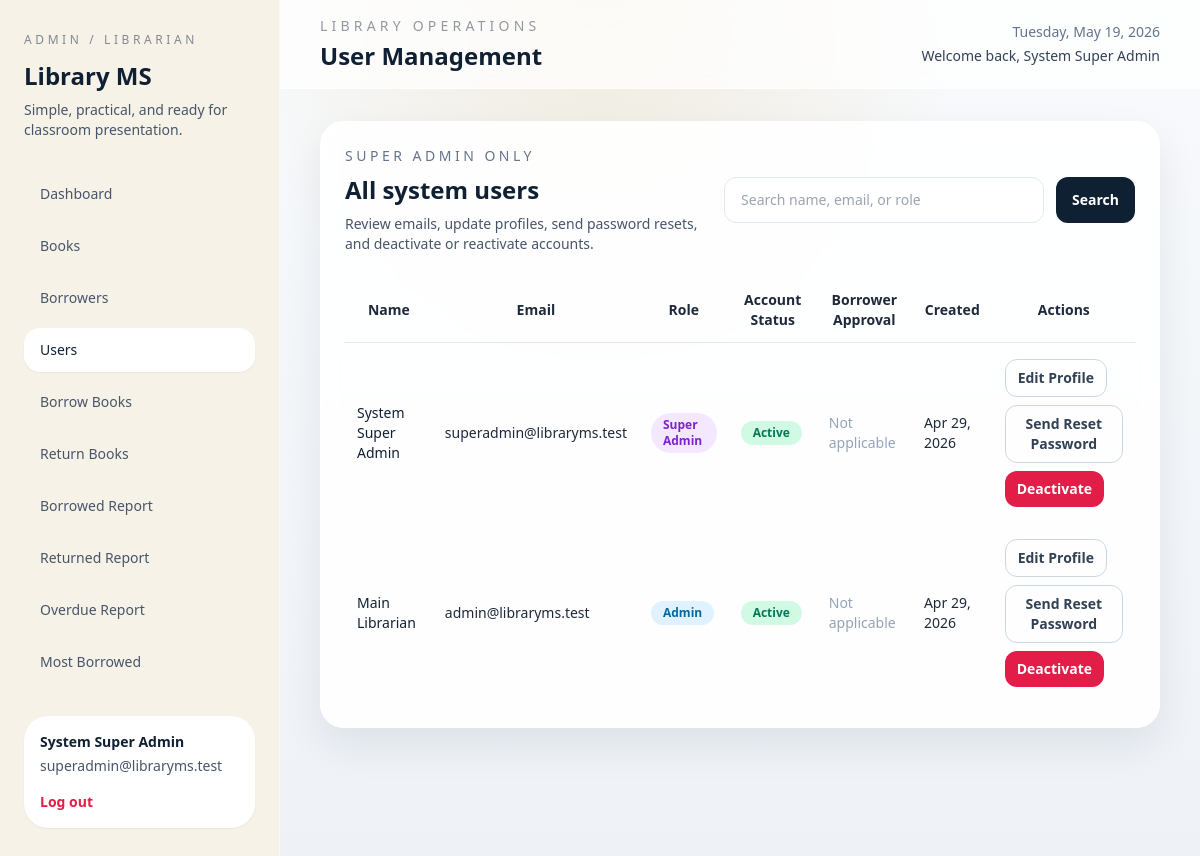
Page /admin/users/index.php (signed in) on the committed database.
### tables this page shows
CREATE TABLE users (
    id INT AUTO_INCREMENT PRIMARY KEY,
    name VARCHAR(100) NOT NULL,
    email VARCHAR(120) NOT NULL UNIQUE,
    password VARCHAR(255) NOT NULL,
    role ENUM('super_admin', 'admin', 'borrower') NOT NULL DEFAULT 'borrower',
    approval_status ENUM('pending', 'approved', 'rejected') NOT NULL DEFAULT 'approved',
    account_status ENUM('active', 'inactive') NOT NULL DEFAULT 'active',
    email_verified_at DATETIME DEFAULT NULL,
    verification_token_hash VARCHAR(255) DEFAULT NULL,
    verification_token_expires_at DATETIME DEFAULT NULL,
    created_at TIMESTAMP DEFAULT CURRENT_TIMESTAMP
);

### includes/helpers.php (called while the page is built, shortened)
<?php
function e(mixed $value): string
{
    return htmlspecialchars((string) $value, ENT_QUOTES, 'UTF-8');
}
function url(string $path = ''): string
{
    $base = rtrim(APP_URL, '/');
    $cleanPath = ltrim($path, '/');
    return $cleanPath === '' ? $base : $base . '/' . $cleanPath;
}
function format_date(?string $date): string
{
    $timestamp = strtotime($date);
    return date('M d, Y', $timestamp);
}
function format_role(string $role): string
{
    return ucwords(str_replace('_', ' ', $role));
}

### includes/db.php (called while the page is built, shortened)
<?php
function db(): PDO
{
    static $pdo = null;
    if ($pdo instanceof PDO) {
        return $pdo;
    }
    $dsn = sprintf('mysql:host=%s;port=%s;dbname=%s;charset=utf8mb4', DB_HOST, DB_PORT, DB_NAME);
    try {
        $pdo = new PDO($dsn, DB_USER, DB_PASS, [
            PDO::ATTR_ERRMODE => PDO::ERRMODE_EXCEPTION,
            PDO::ATTR_DEFAULT_FETCH_MODE => PDO::FETCH_ASSOC,
        ]);
    } catch (PDOException $exception) {
        http_response_code(500);
        echo '<h1>Database Connection Error</h1>';
        echo '<p>Please update your database settings in <code>.env</code> or <code>includes/config.php</code>.</p>';
        echo '<pre>' . htmlspecialchars($exception->getMessage(), ENT_QUOTES, 'UTF-8') . '</pre>';
        exit;
    }
    return $pdo;
}

### includes/library.php (called while the page is built, shortened)
<?php
function ensure_user_account_status_column(): void
{
    try {
        $statement = db()->prepare(
            'SELECT COUNT(*)
             FROM information_schema.COLUMNS
             WHERE TABLE_SCHEMA = DATABASE()
               AND TABLE_NAME = :table_name
               AND COLUMN_NAME = :column_name'
        );
        $statement->execute([
            'table_name' => 'users',
            'column_name' => 'account_status',
        ]);
    } catch (Throwable $exception) {
    }
}
function get_users(string $search = ''): array
{
    ensure_user_account_status_column();
    $sql = 'SELECT id, name, email, role, approval_status, COALESCE(account_status, "active") AS account_status, created_at
            FROM users';
    $params = [];
    $sql .= ' ORDER BY role = "super_admin" DESC, name ASC';
    $statement = db()->prepare($sql);
    $statement->execute($params);
    return $statement->fetchAll();
}

### includes/auth.php (called while the page is built, shortened)
<?php
function current_user(): ?array
{
    return $_SESSION['user'] ?? null;
}

### admin/users/index.php (the view, shortened to what this page needs)
<?php
$search = trim($_GET['search'] ?? '');
$users = get_users($search);
?>
<section class="panel">
    <div class="mb-6 flex flex-col gap-4 lg:flex-row lg:items-center lg:justify-between">
        <div>
            <p class="text-sm uppercase tracking-[0.25em] text-slate-500">Super Admin Only</p>
            <h3 class="mt-2 text-2xl font-semibold text-library-ink">All system users</h3>
            <p class="mt-2 text-sm text-slate-600">Review emails, update profiles, send password resets, and deactivate or reactivate accounts.</p>
        </div>
        <form method="get" class="flex w-full gap-3 lg:w-auto">
            <input type="search" name="search" value="<?= e($search) ?>" class="input-field min-w-0 lg:w-80" placeholder="Search name, email, or role">
            <button type="submit" class="btn-primary">Search</button>
        </form>
    </div>
    <div class="overflow-x-auto">
        <table class="data-table">
            <thead>
                <tr>
                    <th class="px-3 py-3">Name</th>
                    <th class="px-3 py-3">Email</th>
                    <th class="px-3 py-3">Role</th>
                    <th class="px-3 py-3">Account Status</th>
                    <th class="px-3 py-3">Borrower Approval</th>
                    <th class="px-3 py-3">Created</th>
                    <th class="px-3 py-3">Actions</th>
                </tr>
            </thead>
            <tbody>
                <?php foreach ($users as $user): ?>
                    <?php
                    $isCurrentUser = (int) $user['id'] === (int) (current_user()['id'] ?? 0);
                    $accountStatus = (string) ($user['account_status'] ?? 'active');
                    $nextStatus = $accountStatus === 'active' ? 'inactive' : 'active';
                    ?>
                    <tr>
                        <td class="px-3 py-4 font-medium text-library-ink"><?= e($user['name']) ?></td>
                        <td class="px-3 py-4"><?= e($user['email']) ?></td>
                        <td class="px-3 py-4"><span class="badge <?= e(status_badge_class((string) $user['role'])) ?>"><?= e(format_role((string) $user['role'])) ?></span></td>
                        <td class="px-3 py-4"><span class="badge <?= e(status_badge_class($accountStatus)) ?>"><?= e(ucfirst($accountStatus)) ?></span></td>
                        <td class="px-3 py-4">
                            <?php if (($user['role'] ?? '') === 'borrower'): ?>
                                <span class="badge <?= e(status_badge_class((string) $user['approval_status'])) ?>"><?= e(ucfirst((string) $user['approval_status'])) ?></span>
                            <?php else: ?>
                                <span class="text-sm text-slate-400">Not applicable</span>
                            <?php endif; ?>
                        </td>
                        <td class="px-3 py-4"><?= e(format_date((string) $user['created_at'])) ?></td>
                        <td class="px-3 py-4">
                            <div class="flex flex-wrap gap-2">
                                <a href="<?= e(url('admin/users/edit.php?id=' . (int) $user['id'])) ?>" class="btn-secondary px-3 py-2">Edit Profile</a>
                                <form method="post" action="<?= e(url('admin/users/reset-password.php')) ?>" onsubmit="return confirm('Send a temporary password to this user?');">
                                    <button type="submit" class="btn-secondary px-3 py-2">Send Reset Password</button>
                                </form>
                                <form method="post" action="<?= e(url('admin/users/toggle-status.php')) ?>" onsubmit="return confirm('<?= e($nextStatus === 'active' ? 'Reactivate this account?' : 'Deactivate this account?') ?>');">
                                    <button type="submit" class="<?= $nextStatus === 'active' ? 'btn-primary' : 'btn-danger' ?> px-3 py-2" <?= $isCurrentUser ? 'disabled title="You cannot deactivate your own account."' : '' ?>>
                                        <?= e($nextStatus === 'active' ? 'Reactivate' : 'Deactivate') ?>
                                    </button>
                                </form>
                            </div>
                        </td>
                    </tr>
                <?php endforeach; ?>
            </tbody>
        </table>
    </div>
</section>

### rows in the picture
users: name "System Super Admin", email "superadmin@libraryms.test", role "Super Admin", accountStatus "Active", shows "Not applicable", created_at "Apr 29, 2026", nextStatus "Deactivate"
users: name "Main Librarian", email "admin@libraryms.test", role "Admin", accountStatus "Active", shows "Not applicable", created_at "Apr 29, 2026", nextStatus "Deactivate"

### other values in the picture
$link['label'] "Dashboard"
$link['label'] "Books"
$link['label'] "Borrowers"
$link['label'] "Users"
$link['label'] "Borrow Books"
$link['label'] "Return Books"
$link['label'] "Borrowed Report"
$link['label'] "Returned Report"
$link['label'] "Overdue Report"
$link['label'] "Most Borrowed"
$user['name'] "System Super Admin"
$user['email'] "superadmin@libraryms.test"
$title "User Management"
